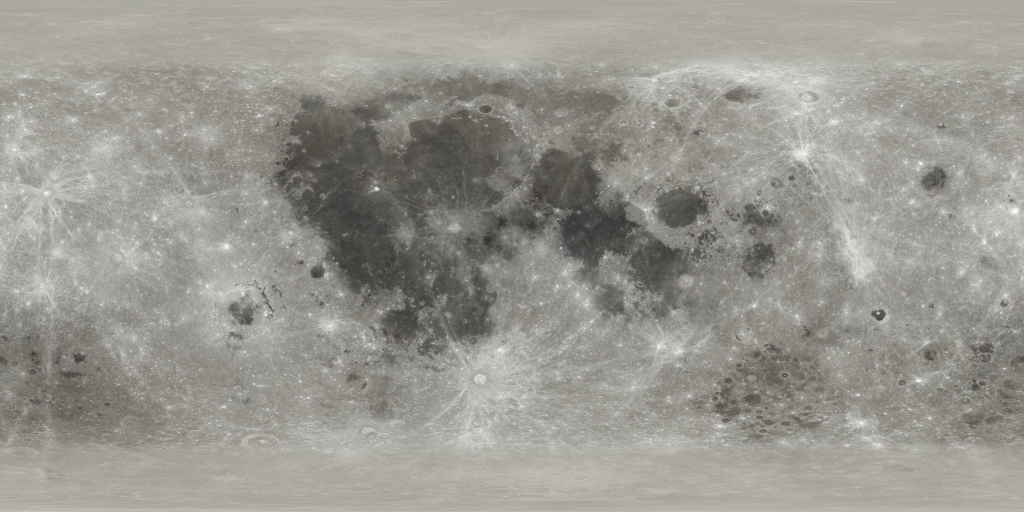
#> input picture moon.jpg, 2048 x 1024 px, found by its file name (shown at 1/2 size)
$ python make_assets.py ../site/assets/sky-1280.webp ../site/assets/sky-1920.webp ../site/assets/sky-800.webp
#> lines starting #> are read from the running program, lines starting #| are printed output that depends on the picture
"""Génère les images statiques du site à partir de site/assets/moon.jpg.

    python tools/make_assets.py FRAUNCES.ttf PLEX_SANS.ttf PLEX_MONO.ttf

- site/assets/moon-poster.webp : Lune pleine, même rendu que le shader de moon3d.js
  (image fixe affichée avant la 3D, et repli sans WebGL).
- site/assets/icon-192.png, icon-512.png, apple-touch-icon.png
- site/assets/og-image.jpg (1200×630) pour Open Graph / Twitter Card.
- site/assets/sky-{800,1280,1920}.webp : fond du hero, à partir de la photo Unsplash
  de Phil Botha (phil-botha-a0TJ3hy-UD8-unsplash.jpg à la racine du projet, si présente).

Dépendances : pip install numpy pillow
"""
import sys
from pathlib import Path

import numpy as np
from PIL import Image, ImageDraw, ImageFilter, ImageFont

ROOT = Path(__file__).resolve().parent.parent
ASSETS = ROOT / "site" / "assets"
BG = (13, 15, 28)
TEXT = (236, 232, 223)
TEXT_2 = (183, 180, 199)
GOLD = (232, 194, 122)


def smoothstep(a, b, x):
    t = np.clip((x - a) / (b - a), 0, 1)
    return t * t * (3 - 2 * t)


def render_moon(size, tilt=0.08):
    """Disque lunaire (rayon = 80 % de la demi-taille, comme le shader), éclairé de face. RGBA."""
#> called with size = 480, tilt = 0.08
    tex = np.asarray(Image.open(ASSETS / "moon.jpg").convert("L"), dtype=np.float32) / 255
    th, tw = tex.shape
#> th = 1024; tw = 2048
    c = (np.arange(size) + 0.5) / size * 2 - 1
    x, y = np.meshgrid(c, -c)
    R = 0.8
    r = np.hypot(x, y)
    nx, ny = x / R, y / R
    nz = np.sqrt(np.clip(1 - nx**2 - ny**2, 0, 1))
    ct, st = np.cos(tilt), np.sin(tilt)
    px, py, pz = nx, ct * ny - st * nz, st * ny + ct * nz
    lon = np.arctan2(px, pz)
    lat = np.arcsin(np.clip(py, -1, 1))
    u = ((0.5 + lon / (2 * np.pi)) * tw).astype(int) % tw
    v = np.clip(((0.5 - lat / np.pi) * th).astype(int), 0, th - 1)
    alb = np.clip(tex[v, u] * 1.08, 0.05, 1)
    light = smoothstep(-0.03, 0.22, nz) * (0.62 + 0.38 * nz)
    shade = alb * light * (0.85 + 0.15 * nz)
    px_size = 2 / size
    a = 1 - smoothstep(R - px_size * 1.5, R, r)
    rgb = np.stack([shade * 0.96, shade * 0.94, shade * 0.89], -1)
    out = np.dstack([np.clip(rgb, 0, 1), a]) * 255
    return Image.fromarray(out.astype(np.uint8), "RGBA")


def glow(size, radius, strength=90):
    g = Image.new("L", (size, size), 0)
    d = ImageDraw.Draw(g)
    c = size // 2
    d.ellipse((c - radius, c - radius, c + radius, c + radius), fill=strength)
    return g.filter(ImageFilter.GaussianBlur(radius * 0.18))


SKY_PHOTO = ROOT / "phil-botha-a0TJ3hy-UD8-unsplash.jpg"


def make_sky():
    """Fond du hero en trois largeurs (mobile, tablette, ordinateur)."""
    photo = Image.open(SKY_PHOTO).convert("RGB")
    for w in (800, 1280, 1920):
        h = round(w * photo.height / photo.width)
        photo.resize((w, h), Image.LANCZOS).save(ASSETS / f"sky-{w}.webp", quality=62, method=6)


def main(fraunces, plex_sans, plex_mono):
    ASSETS.mkdir(parents=True, exist_ok=True)
    if SKY_PHOTO.exists():
        make_sky()

    render_moon(480).save(ASSETS / "moon-poster.webp", quality=72, method=6)

    for name, size in (("icon-192.png", 192), ("icon-512.png", 512), ("apple-touch-icon.png", 180)):
        icon = Image.new("RGBA", (size, size), BG + (255,))
        moon = render_moon(int(size * 1.18))
#> call 2 of render_moon, with size = 226, tilt = 0.08
#> in render_moon (call 2), `alb = np.clip(tex[v, u] * 1.08, 0.05, 1)`:
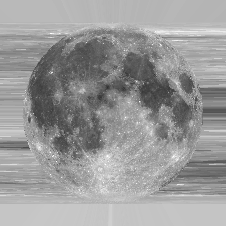
#> alb: shape (226, 226) float32; min 0.186, max 1, mean 0.606
#> in render_moon (call 2), `rgb = np.stack([shade * 0.96, shade * 0.94, shade * 0.89], -1)`:
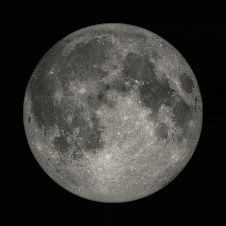
#> rgb: shape (226, 226, 3) float64; mean of channels 0, 1, 2 0.216, 0.212, 0.2; drawn as R, G, B
#> in render_moon (call 2), `out = np.dstack([np.clip(rgb, 0, 1), a]) * 255`:
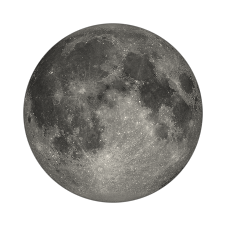
#> out: shape (226, 226, 4) float64; mean of channels 0, 1, 2, 3 55.1, 53.9, 51.1, 126.1; transparent parts drawn white
        off = (size - moon.width) // 2
#> off = -17
        icon.alpha_composite(moon, (off, off))
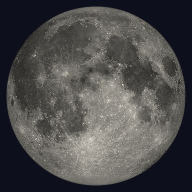
#> icon: PIL image 192x192 RGBA; mean R, G, B, A 77.2, 76.3, 76.5, 255
        icon.convert("RGB").quantize(96, dither=Image.Dither.FLOYDSTEINBERG).save(ASSETS / name, optimize=True)

    W, H = 1200, 630
    og = Image.new("RGBA", (W, H), BG + (255,))
    msize = 700
    halo = Image.new("RGBA", (msize, msize), (237, 222, 184, 0))
    halo.putalpha(glow(msize, int(msize * 0.4), 70))
#> in glow, `g = Image.new("L", (size, size), 0)`: g: PIL image 700x700 L; every value is 0
#> in glow, `return g.filter(ImageFilter.GaussianBlur(radius * 0.18))`:
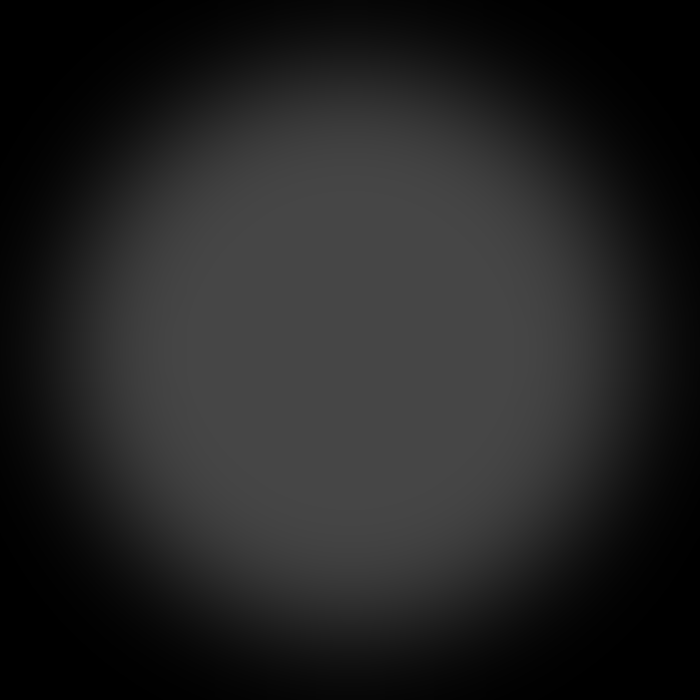
#> returned value: PIL image 700x700 L; min 0, max 70, mean 35.2
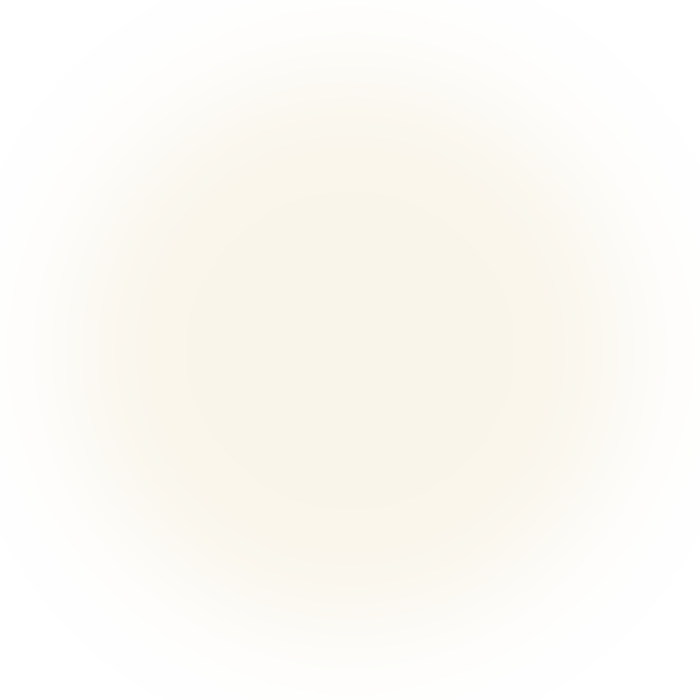
#> halo: PIL image 700x700 RGBA; mean R, G, B, A 237, 222, 184, 35.2; transparent parts drawn white
    mx, my = 760, (H - msize) // 2
    og.alpha_composite(halo, (mx, my))
    og.alpha_composite(render_moon(msize), (mx, my))
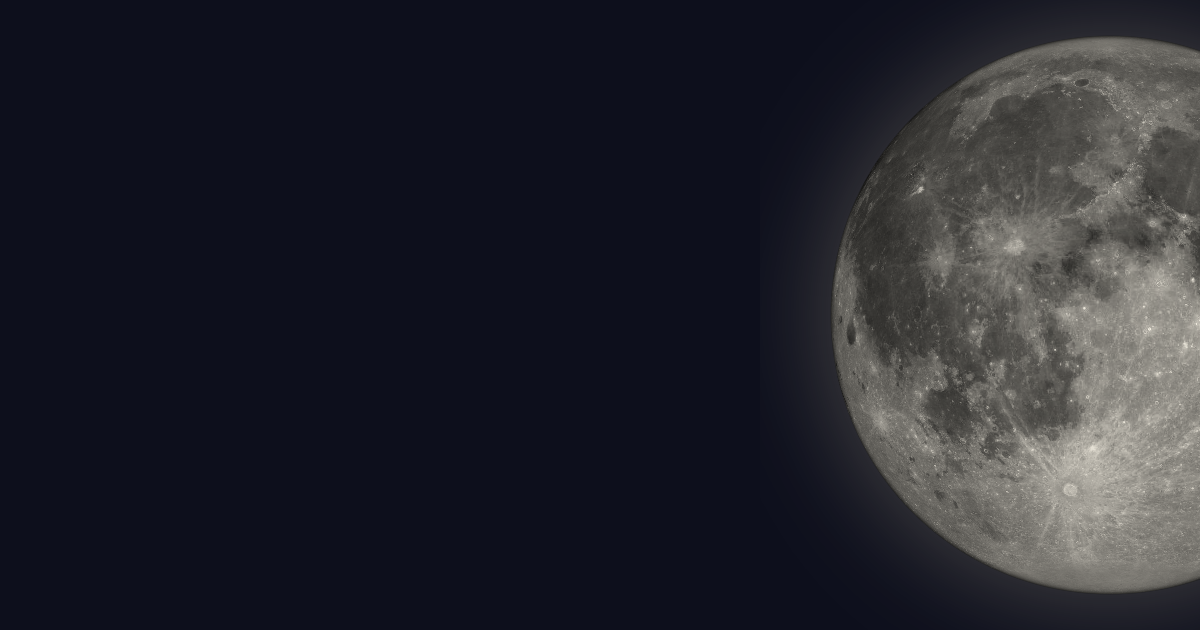
#> og: PIL image 1200x630 RGBA; mean R, G, B, A 35.9, 36.8, 45.2, 255

    d = ImageDraw.Draw(og)
    serif = ImageFont.truetype(fraunces, 76)
#> (the run stopped early here; a loop or call above may not have finished)
